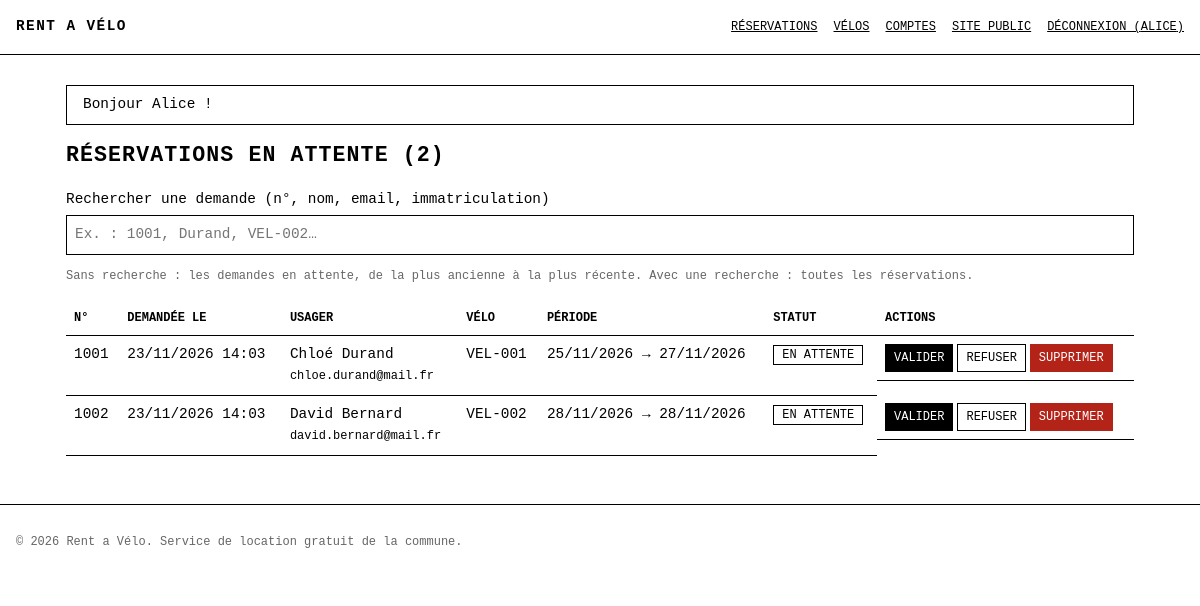
The page /index.php?url=admin (signed in) on the database its author committed.
### tables this page shows
CREATE TABLE reservations (
    
    
   `res_num` INT AUTO_INCREMENT,
   `user_id` INT NOT NULL,
   `bike_id` INT NOT NULL,
   `res_date` TIMESTAMP DEFAULT CURRENT_TIMESTAMP,
   `start_date` DATETIME NOT NULL,
   `end_date` DATETIME NOT NULL,
   status ENUM('pending', 'accepted', 'rejected') NOT NULL DEFAULT 'pending',
   PRIMARY KEY(`res_num`),
    
   FOREIGN KEY(`user_id`) REFERENCES `users`(`user_id`) ON DELETE CASCADE,
   FOREIGN KEY(`bike_id`) REFERENCES `bikes`(`bike_id`) ON DELETE CASCADE
) AUTO_INCREMENT = 1001;

CREATE TABLE `users`(
   `user_id` INT AUTO_INCREMENT,
   `firstname` VARCHAR(255) NOT NULL,
   `lastname` VARCHAR(255) NOT NULL,
    
   `login` VARCHAR(100) NOT NULL,
    
   `password` VARCHAR(80),
    
   `role` ENUM('citizen', 'employee', 'admin') NOT NULL DEFAULT 'citizen',
   PRIMARY KEY(`user_id`),
   UNIQUE(`login`)
);

CREATE TABLE `bikes`(
   `bike_id` INT AUTO_INCREMENT,
   `registration_number` VARCHAR(50) NOT NULL,
   `availability` BOOLEAN,
   `photo` VARCHAR(255),
   PRIMARY KEY(`bike_id`)
);

### src/Models/Database.php (called while the page is built, shortened)
<?php
class Database {
    private static ?Database $instance = null;
    private PDO $connexion;
    private function __construct()
    {
        $host = DB_HOST;
        $dbname = DB_NAME;
        $user = DB_USER;
        $pass = DB_PASS;
        $charset = DB_CHARSET;
        $port = DB_PORT;
        $dsn = "mysql:host=$host;dbname=$dbname;charset=$charset;port=$port";
        $this->connexion = new PDO($dsn, $user, $pass, [
            PDO::ATTR_ERRMODE => PDO::ERRMODE_EXCEPTION,
            PDO::ATTR_DEFAULT_FETCH_MODE => PDO::FETCH_ASSOC,
        ]);
    }
    public static function getInstance(): Database
    {
        if (self::$instance === null) {
            self::$instance = new Database();
        }
        return self::$instance;
    }
    public function getConnexion(): PDO
    {
        return $this->connexion;
    }
}

### src/Controllers/ReservationController.php (called while the page is built, shortened)
<?php
class ReservationController
{
    public function adminIndex(): void
    {
        $repository = new ReservationRepository();
        $reservations = $repository->findPending();
        render('admin/reservations', 'Réservations en attente', ['reservations' => $reservations]);
    }
}

### src/Models/ReservationRepository.php (called while the page is built, shortened)
<?php
class ReservationRepository
{
    private PDO $pdo;
    public function __construct()
    {
        $this->pdo = Database::getInstance()->getConnexion();
    }
    public function findPending(): array
    {
        $query = $this->pdo->prepare(self::SELECT_RESERVATIONS . " WHERE reservations.status = 'pending' ORDER BY reservations.res_date, reservations.res_num");
        $query->execute();
        return $this->hydrateAll($query->fetchAll(PDO::FETCH_ASSOC));
    }
    private function hydrateAll(array $lignes): array
    {
        $reservations = [];
        foreach ($lignes as $ligne) {
            $reservations[] = hydrate(Reservation::class, $ligne);
        }
        return $reservations;
    }
}

### public/index.php (called while the page is built, shortened)
<?php
$url = $_GET['url'] ?? 'velos';
$id = (int) ($_GET['id'] ?? 0);
$bikeController = new BikeController();
$reservationController = new ReservationController();
$userController = new UserController();
$erreurController = new ErreurController();
match ($url) {
    'velos' => $bikeController->index(),
    'reserver' => $reservationController->create($id),
    'reservation-store' => $reservationController->store(),
    'confirmation' => $reservationController->confirmation($id),
    'mes-reservations' => $reservationController->myReservations(),
    'inscription' => $userController->register(),
    'inscription-store' => $userController->storeRegistration(),
    'connexion' => $userController->login(),
    'connexion-verif' => $userController->checkLogin(),
    'deconnexion' => $userController->logout(),
    'admin' => $reservationController->adminIndex(),
    'admin-recherche' => $reservationController->search((string) ($_GET['q'] ?? '')),
    'reservation-valider' => $reservationController->accept(),
    'reservation-refuser' => $reservationController->reject(),
    'reservation-supprimer' => $reservationController->delete(),
    'admin-velos' => $bikeController->adminIndex(),
    'velo-create' => $bikeController->create(),
    'velo-store' => $bikeController->store(),
    'velo-edit' => $bikeController->edit($id),
    'velo-update' => $bikeController->update(),
    'velo-dispo' => $bikeController->toggleAvailability(),
    'admin-comptes' => $userController->index(),
    'compte-store' => $userController->store(),
    'compte-supprimer' => $userController->delete(),
    default => $erreurController->pageErreur(),
};

### src/Helper/hydrate.php (called while the page is built, shortened)
<?php
function hydrate(string $classe, array $ligne) : object {
    $objet = new $classe();
    foreach ($ligne as $colonne => $valeur) {
        $setter = 'set' . str_replace('_', '', ucwords($colonne, '_'));
        if (method_exists($objet, $setter)) {
            $objet->$setter($valeur);
        }
    }
    return $objet;
}

### src/Helper/render.php (called while the page is built, shortened)
<?php
function render(string $vue, string $title, array $data = []): void
{
    extract($data);
    require __DIR__ . '/../views/' . $vue . '.php';
    require __DIR__ . '/../views/layout.php';
}

### src/Models/Reservation.php (called while the page is built, shortened)
<?php
class Reservation
{
    private ?int $resNum = null;
    private string $resDate = '';
    private string $startDate = '';
    private string $endDate = '';
    private string $status = 'pending';
    private ?string $firstname = null;
    private ?string $lastname = null;
    private ?string $login = null;
    private ?string $registrationNumber = null;
    public function getResNum(): ?int
    {
        return $this->resNum;
    }
    public function setResNum(?int $resNum): void
    {
        $this->resNum = $resNum;
    }
    public function getResDate(): string
    {
        return $this->resDate;
    }
    public function setResDate(string $resDate): void
    {
        $this->resDate = $resDate;
    }
    public function getStartDate(): string
    {
        return $this->startDate;
    }
    public function setStartDate(string $startDate): void
    {
        $this->startDate = $startDate;
    }
    public function getEndDate(): string
    {
        return $this->endDate;
    }
    public function setEndDate(string $endDate): void
    {
        $this->endDate = $endDate;
    }
    public function getStatus(): string
    {
        return $this->status;
    }
    public function setStatus(string $status): void
    {
        $this->status = $status;
    }
    public function getFirstname(): ?string
    {
        return $this->firstname;
    }
    public function setFirstname(?string $firstname): void
    {
        $this->firstname = $firstname;
    }
    public function getLastname(): ?string
    {
        return $this->lastname;
    }
    public function setLastname(?string $lastname): void
    {
        $this->lastname = $lastname;
    }
    public function getLogin(): ?string
    {
        return $this->login;
    }
    public function setLogin(?string $login): void
    {
        $this->login = $login;
    }
    public function getRegistrationNumber(): ?string
    {
        return $this->registrationNumber;
    }
    public function setRegistrationNumber(?string $registrationNumber): void
    {
        $this->registrationNumber = $registrationNumber;
    }
    public function getStatusLabel(): string
    {
        return match ($this->status) {
            'accepted' => 'Acceptée',
            'rejected' => 'Refusée',
            default => 'En attente',
        };
    }
}

### src/Helper/auth.php (called while the page is built, shortened)
<?php
function estConnecte(): bool
{
    return isset($_SESSION['user_id']);
}
function estAdmin(): bool
{
    return estConnecte() && $_SESSION['role'] === 'admin';
}

### src/views/admin/partials/reservation-lignes.php (the view, shortened to what this page needs)
<?php if (count($reservations) === 0): ?>
    <tr>
        <td colspan="7">Aucune réservation.</td>
    </tr>
<?php else: ?>
    <?php foreach ($reservations as $reservation): ?>
        <tr>
            <td><?= $reservation->getResNum() ?></td>
            <td><?= date('d/m/Y H:i', strtotime($reservation->getResDate())) ?></td>
            <td>
                <?= htmlspecialchars($reservation->getFirstname() . ' ' . $reservation->getLastname()) ?><br>
                <small><?= htmlspecialchars($reservation->getLogin()) ?></small>
            </td>
            <td><?= htmlspecialchars($reservation->getRegistrationNumber()) ?></td>
            <td><?= date('d/m/Y', strtotime($reservation->getStartDate())) ?> → <?= date('d/m/Y', strtotime($reservation->getEndDate())) ?></td>
            <td><span class="badge badge--<?= $reservation->getStatus() ?>"><?= $reservation->getStatusLabel() ?></span></td>
            <td class="table__actions">
                <?php if ($reservation->getStatus() === 'pending'): ?>
                    <form action="?url=reservation-valider" method="post">
                        <button class="button button--small" type="submit">Valider</button>
                    </form>
                    <form action="?url=reservation-refuser" method="post">
                        <button class="button button--small button--ghost" type="submit">Refuser</button>
                    </form>
                <?php endif; ?>
                <?php if (estAdmin()): ?>
                    <form action="?url=reservation-supprimer" method="post" onsubmit="return confirm('Supprimer définitivement cette réservation ?');">
                        <button class="button button--small button--danger" type="submit">Supprimer</button>
                    </form>
                <?php endif; ?>
            </td>
        </tr>
    <?php endforeach; ?>
<?php endif; ?>

### public/css/style.css (style rules this page uses)
:root { --color-text: #000; --color-bg: #fff; --color-muted: #666; --color-line: #000; --color-ok: #1a7f37; --color-ko: #b42318; --font: "Courier New", Courier, monospace; --font-size: 0.9rem; --font-size-small: 0.75rem; --font-size-big: 2rem; --space-xs: 0.25rem; --space-s: 0.5rem; --space-m: 1rem; --space-l: 2rem; --border: 1px solid var(--color-line); --width-max: 1100px; }
*, *::before, *::after { box-sizing: border-box; }
body { margin: 0; font-family: var(--font); font-size: var(--font-size); color: var(--color-text); background: var(--color-bg); line-height: 1.5; }
input, select, button { font: inherit; }
.button { display: inline-block; padding: var(--space-s) var(--space-m); border: var(--border); background: var(--color-text); color: var(--color-bg); text-transform: uppercase; text-decoration: none; font-size: var(--font-size-small); cursor: pointer; }
.button--small { padding: var(--space-xs) var(--space-s); }
.button--ghost { background: var(--color-bg); color: var(--color-text); }
.button--danger { background: var(--color-ko); border-color: var(--color-ko); }
.badge { display: inline-block; margin: 0; padding: 0 var(--space-s); border: var(--border); font-size: var(--font-size-small); text-transform: uppercase; }
.table th, .table td { padding: var(--space-s); border-bottom: var(--border); text-align: left; vertical-align: top; }
.table__actions { display: flex; flex-wrap: wrap; gap: var(--space-xs); }

### rows shown on the page
reservations: res_num "1001", res_date "23/11/2026 14:03", user.lastname "Chloé Durand", user.login "chloe.durand@mail.fr", bike.registration_number "VEL-001", start_date "25/11/2026", end_date "27/11/2026", status "EN ATTENTE"
reservations: res_num "1002", res_date "23/11/2026 14:03", user.lastname "David Bernard", user.login "david.bernard@mail.fr", bike.registration_number "VEL-002", start_date "28/11/2026", end_date "28/11/2026", status "EN ATTENTE"

### other values the page prints
$_SESSION['firstname'] "ALICE"
$_SESSION['flash'] "Bonjour Alice !"
count($reservations) "2"
